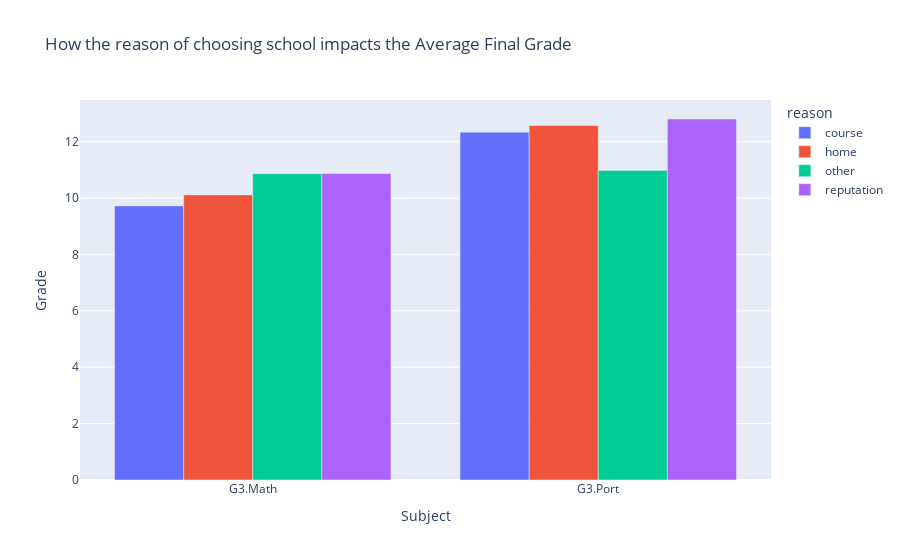

Write notebook code for a chart like this one.
### Markdown cell above
From the barplot above we can say that the male students are performing slightly better at the subject Mathematics, while the female students are performing better at the Portugese subject. From this barplot we can say that female students put more effort or study more at the Portugese subject, while male students put more effort at studying at the Mathematics subject.

### Code cell
data_melted6 = data.melt(id_vars='reason', value_vars=['G3.Math', 'G3.Port'], var_name='Subject', value_name='Grade')
grouping6 = data_melted6.groupby(by=["reason", "Subject"])["Grade"].mean().reset_index()

# Create a grouped bar plot with mean values using Plotly
fig = px.bar(grouping6, x='Subject', y='Grade', color='reason', barmode='group',
             title='How the reason of choosing school impacts the Average Final Grade', labels={'Grade': 'Average Grade'})
fig.update_layout(xaxis_title='Subject', yaxis_title='Grade', showlegend=True)
fig.show()

### Figure 1 — Plotly figure (JSON) as saved in the notebook; plotly's stock layout.template omitted (floating-point values rounded to 4 significant figures)
{"data": [{"alignmentgroup": "True", "hovertemplate": "reason=course<br>Subject=%{x}<br>Average Grade=%{y}<extra></extra>", "legendgroup": "course", "marker": {"color": "#636efa", "pattern": {"shape": ""}}, "name": "course", "offsetgroup": "course", "orientation": "v", "showlegend": true, "textposition": "auto", "type": "bar", "x": ["G3.Math", "G3.Port"], "xaxis": "x", "y": [9.723, 12.34], "yaxis": "y"}, {"alignmentgroup": "True", "hovertemplate": "reason=home<br>Subject=%{x}<br>Average Grade=%{y}<extra></extra>", "legendgroup": "home", "marker": {"color": "#EF553B", "pattern": {"shape": ""}}, "name": "home", "offsetgroup": "home", "orientation": "v", "showlegend": true, "textposition": "auto", "type": "bar", "x": ["G3.Math", "G3.Port"], "xaxis": "x", "y": [10.11, 12.57], "yaxis": "y"}, {"alignmentgroup": "True", "hovertemplate": "reason=other<br>Subject=%{x}<br>Average Grade=%{y}<extra></extra>", "legendgroup": "other", "marker": {"color": "#00cc96", "pattern": {"shape": ""}}, "name": "other", "offsetgroup": "other", "orientation": "v", "showlegend": true, "textposition": "auto", "type": "bar", "x": ["G3.Math", "G3.Port"], "xaxis": "x", "y": [10.86, 10.98], "yaxis": "y"}, {"alignmentgroup": "True", "hovertemplate": "reason=reputation<br>Subject=%{x}<br>Average Grade=%{y}<extra></extra>", "legendgroup": "reputation", "marker": {"color": "#ab63fa", "pattern": {"shape": ""}}, "name": "reputation", "offsetgroup": "reputation", "orientation": "v", "showlegend": true, "textposition": "auto", "type": "bar", "x": ["G3.Math", "G3.Port"], "xaxis": "x", "y": [10.87, 12.8], "yaxis": "y"}], "layout": {"barmode": "group", "legend": {"title": {"text": "reason"}, "tracegroupgap": 0}, "showlegend": true, "title": {"text": "How the reason of choosing school impacts the Average Final Grade"}, "xaxis": {"anchor": "y", "domain": [0, 1], "title": {"text": "Subject"}}, "yaxis": {"anchor": "x", "domain": [0, 1], "title": {"text": "Grade"}}}}
